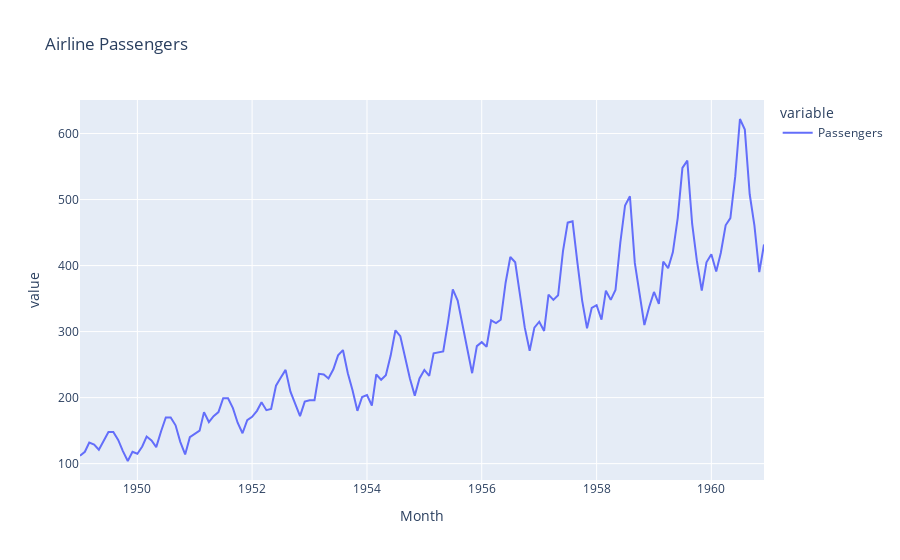

The notebook cell this image was saved under:
### Markdown cell above
### ✏️ 연습 문제 (Practice Problems)

1.  **항공 승객 데이터 시각화**: 아래 URL은 1949년부터 1960년까지의 월별 항공 승객 수를 담고 있는 유명한 시계열 데이터셋입니다.
    
    이 데이터를 `pandas`로 불러온 뒤, `plotly.express`를 사용하여 시계열 그래프를 그리고 장기적인 추세와 계절성이 어떻게 나타나는지 관찰해 보세요.
    * 데이터 URL: `https://raw.githubusercontent.com/jbrownlee/Datasets/master/airline-passengers.csv`

### Code cell
# 연습 문제 1번 풀이 공간
import pandas as pd
import plotly.express as px

# 1. 데이터 불러오기 (URL로부터 직접)
url = "https://raw.githubusercontent.com/jbrownlee/Datasets/master/airline-passengers.csv"
air_df = pd.read_csv(url, index_col=0, parse_dates=True)

# 시각화 코드 작성해보세요
air_df.plot(title="Airline Passengers")

### Figure 1 — Plotly figure (JSON) as saved in the notebook; plotly's stock layout.template omitted (floating-point values rounded to 4 significant figures; data arrays with more than 128 entries replaced by an {"elided": "..."} marker saying what was removed)
{"data": [{"hovertemplate": "variable=Passengers<br>Month=%{x}<br>value=%{y}<extra></extra>", "legendgroup": "Passengers", "line": {"color": "#636efa", "dash": "solid"}, "marker": {"symbol": "circle"}, "mode": "lines", "name": "Passengers", "orientation": "v", "showlegend": true, "type": "scatter", "x": {"elided": "144 str values"}, "xaxis": "x", "y": {"elided": "144 int values"}, "yaxis": "y"}], "layout": {"legend": {"title": {"text": "variable"}, "tracegroupgap": 0}, "title": {"text": "Airline Passengers"}, "xaxis": {"anchor": "y", "domain": [0, 1], "title": {"text": "Month"}}, "yaxis": {"anchor": "x", "domain": [0, 1], "title": {"text": "value"}}}}
